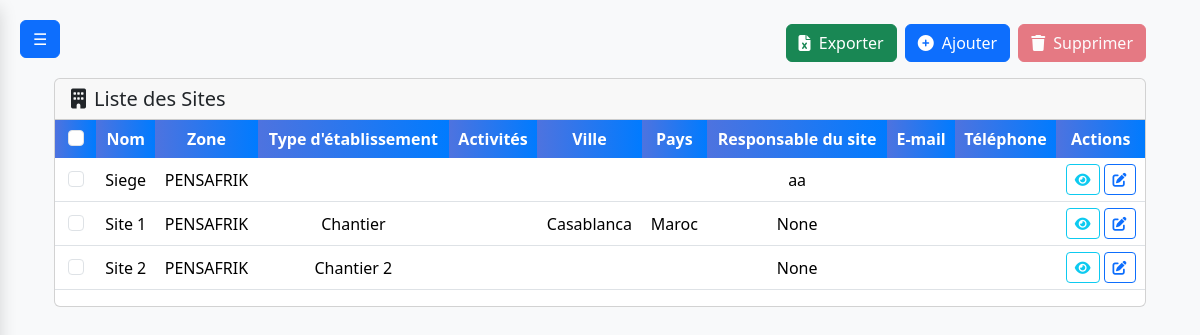
Page /sites (signed in) on the committed database.
### main.py (models this page shows, shortened)
class Site(db.Model):
    id = db.Column(db.Integer, primary_key=True)
    nom = db.Column(db.String(100), nullable=False)
    type_etablissement = db.Column(db.String(100))
    activites = db.Column(db.String(200))
    ville = db.Column(db.String(100))
    pays = db.Column(db.String(100))
    responsable = db.Column(db.String(100))
    email = db.Column(db.String(120))
    telephone = db.Column(db.String(20))
    zone_id = db.Column(db.Integer, db.ForeignKey('zone.id'), nullable=False)
    zone = db.relationship('Zone', backref='sites')

class Zone(db.Model):
    id = db.Column(db.Integer, primary_key=True)
    nom = db.Column(db.String(100), nullable=False)
    pays = db.Column(db.String(100), nullable=False)

### main.py (the view)
@app.route('/sites', methods=['GET', 'POST'])
@login_required
def sites():
    if request.method == 'POST' and 'site_ids' in request.form:
        ids = request.form.getlist('site_ids')
        Site.query.filter(Site.id.in_(ids)).delete(synchronize_session=False)
        db.session.commit()
        flash(f"{len(ids)} site(s) deleted successfully!", "success")
        return redirect(url_for('sites'))
    sites = Site.query.all()
    zones = Zone.query.all()
    return render_template('sites.html', sites=sites, zones=zones)

### main.py (called while the page is built)
@login_manager.user_loader
def load_user(user_id):
    return db.session.get(User, int(user_id))

### templates/sites.html (shortened to what this page needs)
{% extends "base.html" %}
{% block styles %}
<link rel="stylesheet" href="{{ url_for('static', filename='clients.css') }}">
{% endblock %}
{% block content %}
<div class="container-fluid">
    <div class="page-header d-flex justify-content-end align-items-center mb-3">
        <a href="javascript:void(0)" id="exportBtn" class="btn btn-success me-2">
            <i class="fas fa-file-excel me-1"></i> Exporter
        </a>
        <a href="{{ url_for('site_add') }}" class="btn btn-primary me-2">
            <i class="fas fa-plus-circle me-1"></i> Ajouter
        </a>
        <button id="bulkDeleteBtn" class="btn btn-danger" disabled>
            <i class="fas fa-trash me-1"></i> Supprimer
        </button>
    </div>
    <div class="card">
        <div class="card-header">
            <h5 class="mb-0"><i class="fas fa-building me-2"></i>Liste des Sites</h5>
        </div>
        <div class="card-body p-0">
            <form id="sitesForm" method="POST" action="">
                <div class="table-responsive">
                    <table class="table table-hover mui-table">
                        <thead>
                            <tr>
                                <th><div class="form-check d-flex justify-content-center">
                                    <input class="form-check-input" type="checkbox" id="selectAll">
                                </div></th>
                                <th>Nom</th>
                                <th>Zone</th>
                                <th>Type d'établissement</th>
                                <th>Activités</th>
                                <th>Ville</th>
                                <th>Pays</th>
                                <th>Responsable du site</th>
                                <th>E-mail</th>
                                <th>Téléphone</th>
                                <th>Actions</th>
                            </tr>
                        </thead>
                        <tbody>
                            {% for site in sites %}
                            <tr>
                                <td><div class="form-check d-flex justify-content-center">
                                    <input class="form-check-input row-checkbox" type="checkbox" name="site_ids" value="{{ site.id }}">
                                </div></td>
                                <td>{{ site.nom }}</td>
                                <td>{{ site.zone.nom }}</td>
                                <td>{{ site.type_etablissement }}</td>
                                <td>{{ site.activites }}</td>
                                <td>{{ site.ville }}</td>
                                <td>{{ site.pays }}</td>
                                <td>{{ site.responsable }}</td>
                                <td>{{ site.email }}</td>
                                <td>{{ site.telephone }}</td>
                                <td>
                                    <div class="d-flex gap-1 justify-content-center">
                                        <button type="button" class="btn btn-sm btn-outline-info"
                                            data-bs-toggle="modal" data-bs-target="#viewSiteModal"
                                            data-id="{{ site.id }}"
                                            data-nom="{{ site.nom }}"
                                            data-zone="{{ site.zone.nom }}"
                                            data-type="{{ site.type_etablissement }}"
                                            data-activites="{{ site.activites }}"
                                            data-ville="{{ site.ville }}"
                                            data-pays="{{ site.pays }}"
                                            data-responsable="{{ site.responsable }}"
                                            data-email="{{ site.email }}"
                                            data-telephone="{{ site.telephone }}"
                                            title="Voir">
                                            <i class="fas fa-eye"></i>
                                        </button>
                                        <a href="{{ url_for('site_add', id=site.id) }}" class="btn btn-sm btn-outline-primary" title="Modifier">
                                            <i class="fas fa-edit"></i>
                                        </a>
                                    </div>
                                </td>
                            </tr>
                            {% endfor %}
                        </tbody>
                    </table>
                </div>
            </form>
        </div>
    </div>
</div>
{% endblock %}

### static/clients.css (style rules this page uses)
:root { --primary-color: #4e73df; --secondary-color: #f8f9fc; --hover-color: #f1f3f9; --border-color: #e3e6f0; --text-muted: #6c757d; }
body { background-color: #f8f9fa; font-family: 'Segoe UI', Tahoma, Geneva, Verdana, sans-serif; }
.page-header { display: flex; justify-content: space-between; align-items: center; margin-bottom: 1rem; }
.table thead th { background: linear-gradient(90deg, rgba(78,115,223,1) 0%, rgba(0,123,255,1) 100%); color: #fff; border: none; vertical-align: middle; font-weight: 600; }
.table td, .table th { vertical-align: middle; }
.table td, .table th { vertical-align: middle; padding: 6px 8px; }

### templates/sites.html (style rules this page uses)
.mui-table th, .mui-table td { vertical-align: middle; text-align: center; }
.mui-table th { background-color: #f5f5f5; font-weight: 600; }

### rows in the picture
Site: nom "Siege", zone.nom "PENSAFRIK", responsable "aa"
Site: nom "Site 1", zone.nom "PENSAFRIK", type_etablissement "Chantier", ville "Casablanca", pays "Maroc", responsable "None"
Site: nom "Site 2", zone.nom "PENSAFRIK", type_etablissement "Chantier 2", responsable "None"
